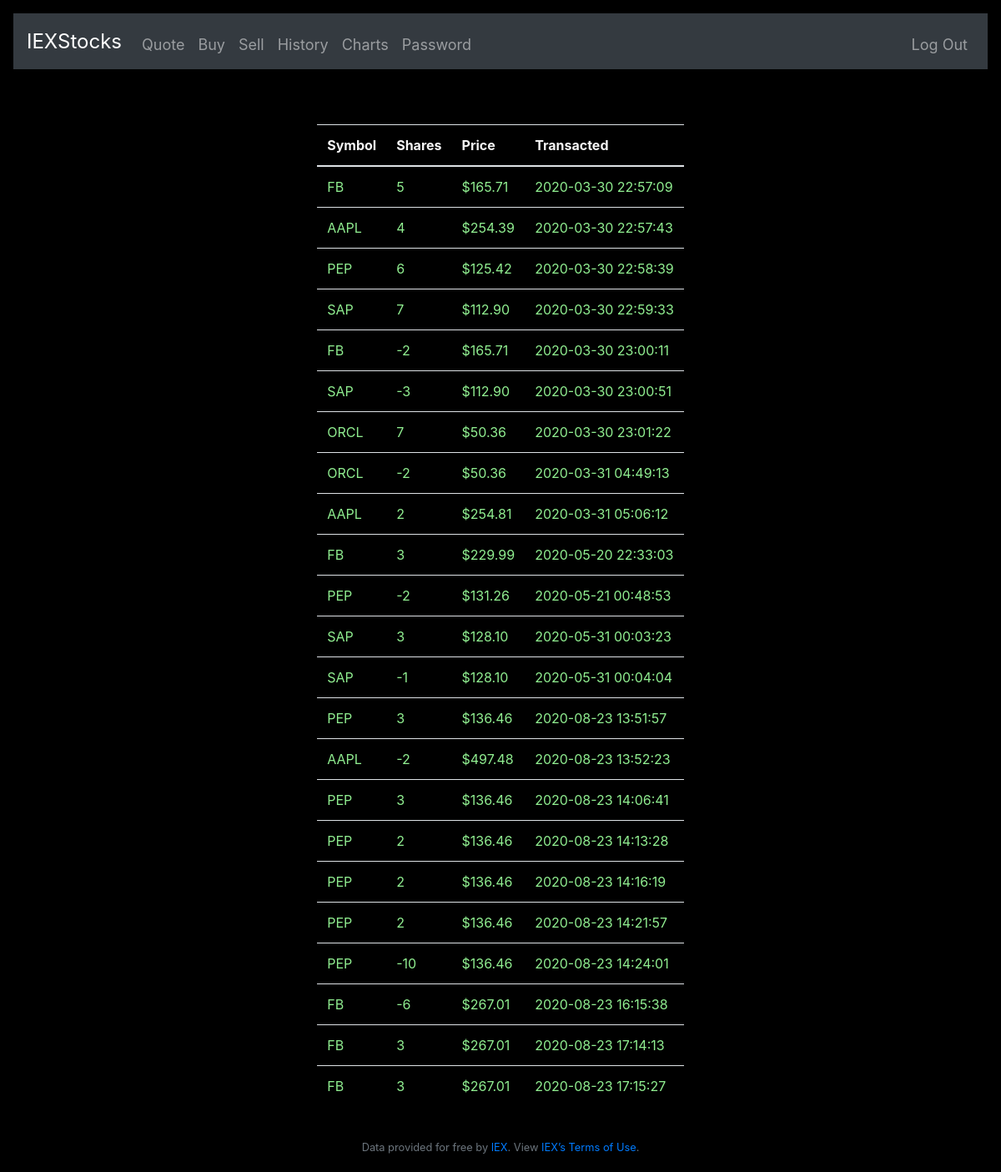
The app's page /history (signed in), older data.
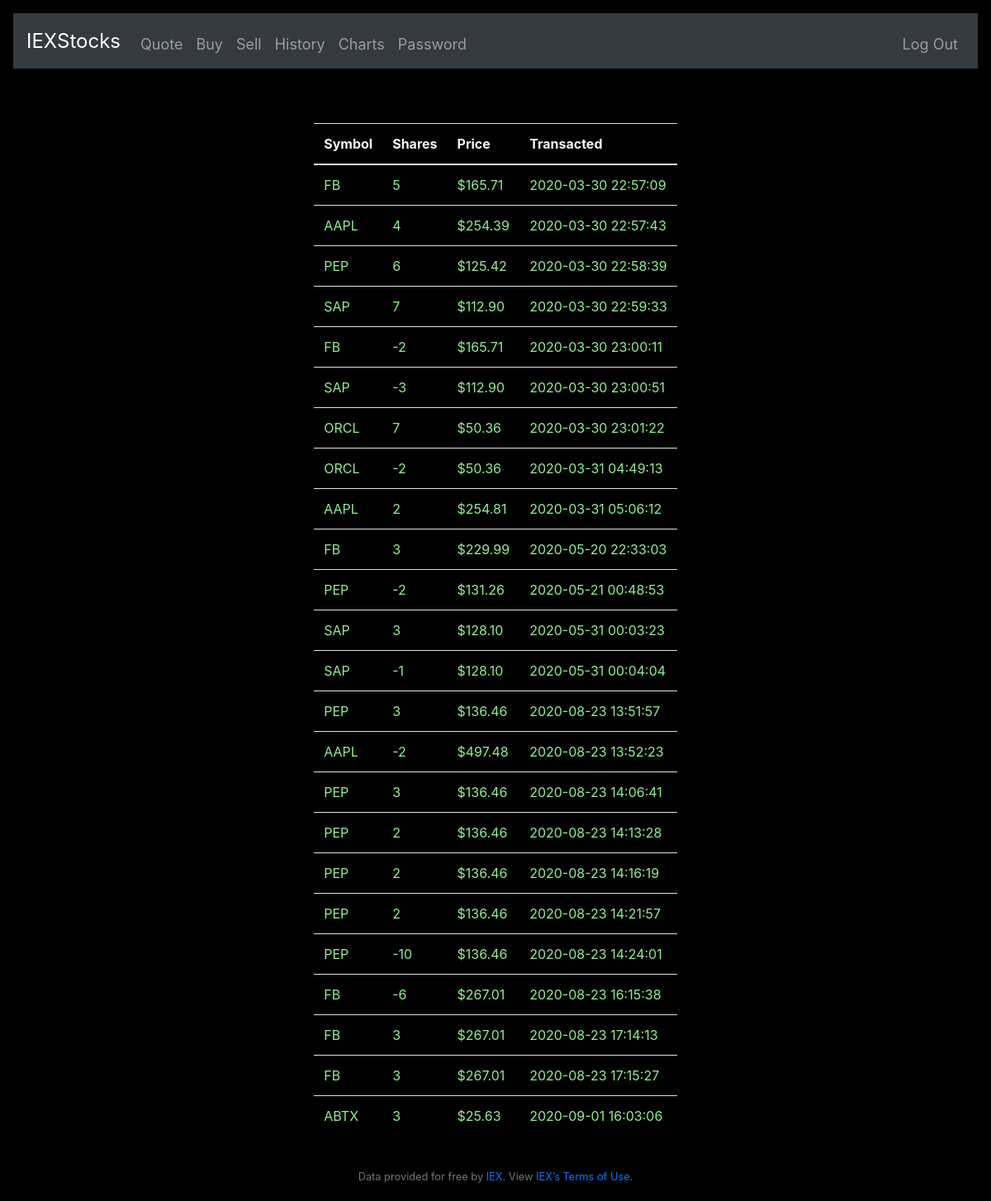
The same page, newer data.
### tables this page shows
CREATE TABLE transactions(id INTEGER NOT NULL, symbol TEXT NOT NULL, number INTEGER NOT NULL, type TEXT NOT NULL, price NUMERIC NOT NULL, date TIMESTAMP  DEFAULT CURRENT_TIMESTAMP, FOREIGN KEY(id) REFERENCES users(id), CHECK(type in ('bought','sold')));

### application.py (the view)
@app.route("/history")
@login_required
def history():
    history = []
    rows = db.execute('''select symbol, number, price, datetime(date,'localtime') as loc_date
                         from transactions
                         where id = ?
                         order by loc_date''', (session['user_id'],))
    for row in rows:
        dict = {}
        dict['symbol'] = row['symbol']
        dict['shares'] = row['number']
        dict['price'] = row['price']
        dict['date'] = row['loc_date']
        history.append(dict)
    return render_template('history.html', rows = history)

### application.py (called while the page is built)
@app.after_request
def after_request(response):
    response.headers["Cache-Control"] = "no-cache, no-store, must-revalidate"
    response.headers["Expires"] = 0
    response.headers["Pragma"] = "no-cache"
    return response

### helpers.py (called while the page is built)
def login_required(f):
    @wraps(f)
    def wrapper(*args, **kwargs):
        if session.get("user_id") is None:
            return redirect("/login")
        return f(*args, **kwargs)
    return wrapper

def usd(value):
    float_str = "${:,.2f}".format(value)
    return float_str

### templates/history.html (shortened to what this page needs)
{% extends "layout.html" %}
{% block main %}
<div class="table-center">
    <div>
        <table class="table table-responsive">
            <thead>
                <tr>
                    <th> Symbol</th> <th>Shares</th> <th>Price</th> <th> Transacted</th>
                </tr>
            </thead>
            <tbody>
                {% for row in rows %}
                <tr>
                    <td> <span class="">{{ row['symbol']}}</span></td>
                    <td> <span class="">{{ row['shares']}}</span></td>
                    <td> <span class="">{{ row['price'] | usd}} </span></td>
                    <td> <span class="">{{ row['date']}}</span></td>
                </tr>
                {% endfor %}
            </tbody>
        </table>
    </div>
</div>
{% endblock %}

### templates/layout.html (shortened to what this page needs)
<!DOCTYPE html>
<html lang="en">
    <head>
        <link rel="stylesheet"
         href="https://maxcdn.bootstrapcdn.com/bootstrap/4.4.1/css/bootstrap.min.css">
        <link href="/static/styles.css" rel="stylesheet">
    </head>
    <body>
        <nav class="navbar navbar-expand-md bg-dark navbar-dark m-3">
            <a class="navbar-brand" href="/" data-toggle='tooltip' title="Home"
             data-placement='bottom'>IEXStocks
            </a>
            <div class="collapse navbar-collapse" id="navbar">
                {% if session.user_id %}
                    <ul class="navbar-nav mr-auto mt-2">
                        <li class="nav-item"><a class="nav-link" href="/quote"
                         data-toggle='tooltip' title="Name symbol" data-placement='bottom'>
                         Quote</a></li>
                        <li class="nav-item"><a class="nav-link" href="/buy"
                            data-toggle='tooltip' title="Buy stocks" data-placement='bottom'>
                            Buy</a></li>
                        <li class="nav-item"><a class="nav-link" href="/sell"
                            data-toggle='tooltip' title="Sell stocks" data-placement='bottom'>
                            Sell</a></li>
                        <li class="nav-item"><a class="nav-link" href="/history"
                          data-toggle='tooltip' title="List transactions" data-placement='bottom'>History</a></li>
                        <li class="nav-item"><a class="nav-link" href="/chart"
                            data-toggle='tooltip' title="Line Charts" data-placement='bottom'>Charts</a></li>
                        <li class="nav-item"><a class="nav-link" href="/change"
                         data-toggle='tooltip' title="Change password" data-placement='bottom'>
                          Password</a></li>
                    </ul>
                    <ul class="navbar-nav ml-auto mt-2">
                        <li class="nav-item"><a class="nav-link" href="/logout">Log Out</a></li>
                    </ul>
                {% else %}
                    <ul class="navbar-nav ml-auto mt-2">
                        <li class="nav-item"><a class="nav-link" href="/register">Register</a></li>
                        <li class="nav-item"><a class="nav-link" href="/login">Log In</a></li>
                    </ul>
                {% endif %}
            </div>
        </nav>
        <div class="main">
            {% block main %}{% endblock %}
            <footer class="small text-center text-muted mt-4">
                Data provided for free by <a href="https://iextrading.com/developer">IEX</a>. View <a href="https://iextrading.com/api-exhibit-a/">IEX’s Terms of Use</a>.
            </footer>
        </div>
    </body>
</html>

### static/styles.css (style rules this page uses)
* { box-sizing: border-box; }
body { background-color : black; }
.main { padding: 20px 20px; }
th, td { text-align: left; }
th { color: whitesmoke; }
td { color: lightgreen; }
.table-center { margin-top: 30px; display:flex; flex-direction: row; justify-content: center; }
.navbar { position: sticky; top: 10px; }
nav .navbar-brand { font-size: x-large; }
@media screen and (min-width: 700px) { nav li > a { font-size: 18px; } }

Row changes from the older to the newer data that the page shows:
added transactions: symbol "ABTX", shares "3", price "$25.63", date "2020-09-01 16:03:06"
